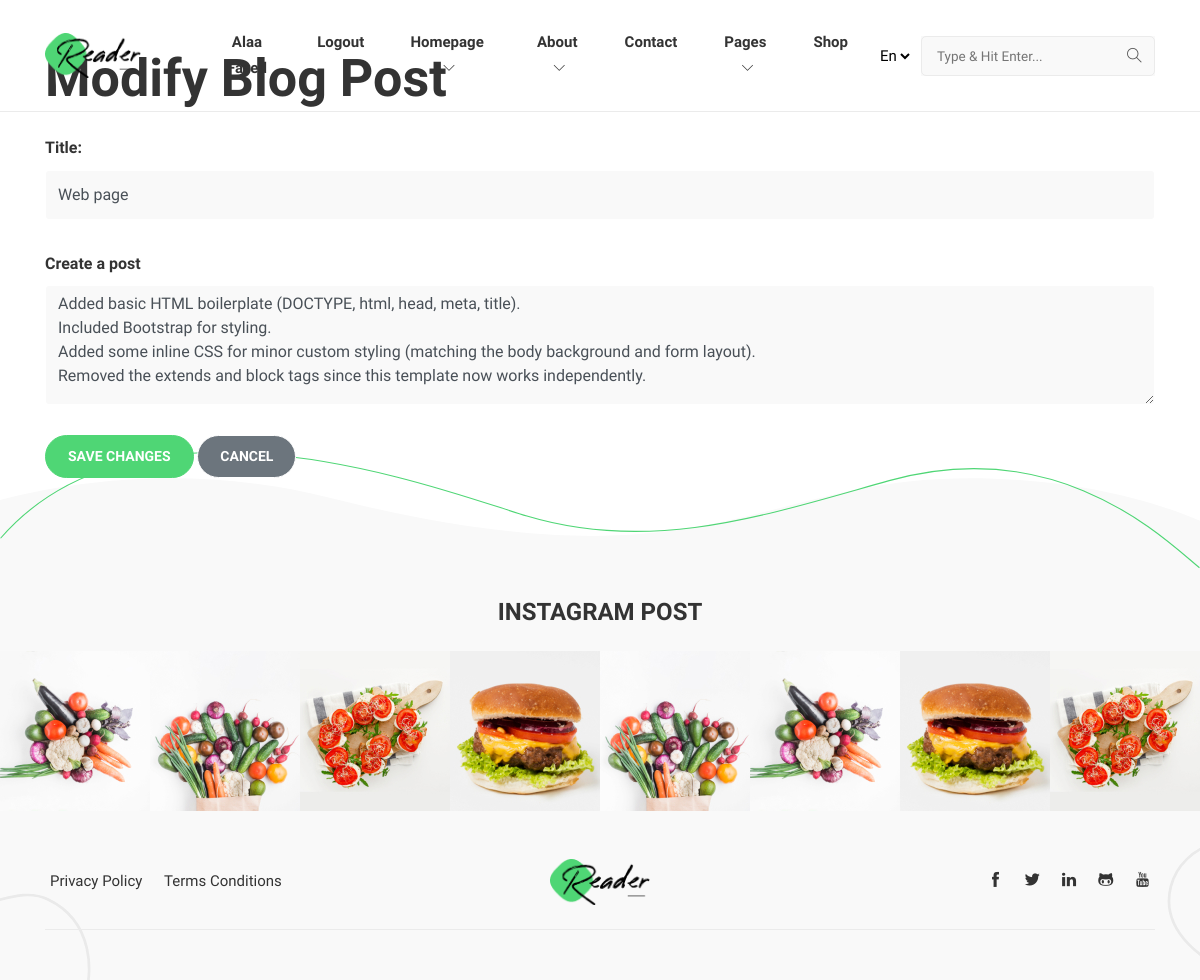
Screenshot of /modify?post_id=2 (signed in) with the database file from the repository.
### pencil/models.py (models this page shows, shortened)
class User(BaseModel, UserMixin):
    id  = db.Column(db.Integer(), primary_key=True, nullable=False)
    username = db.Column(db.String(length=30), nullable=False, unique=True)
    email = db.Column(db.String(length=50), nullable=False, unique=True)
    password_hash = db.Column(db.String(length=100), nullable=False)
    posts = db.relationship("Post", backref="owned_user", lazy=True)
    commentators = db.relationship("Comment", backref="owned_commentator", lazy=True)
    replies = db.relationship("ReplyComment", backref="owned_responder", lazy=True)
    small_replies = db.relationship("ChildReply", backref="who_reply", lazy=True)
    archives = db.relationship("Post", backref="user")
    profile = db.relationship("Profile", back_populates="users", uselist=False)
    store = db.relationship("Store", back_populates="owner", uselist=False)
    roles = db.relationship('Role', secondary='user_role', backref="user")
    buyer = db.relationship("Sales", backref="book_buyers", lazy=True)
    @property
    def password(self):
        return self.password

class Post(BaseModel):
    id  = db.Column(db.Integer(), primary_key=True, nullable=False)
    title = db.Column(db.String(length=50), nullable=False)
    content = db.Column(db.Text(), nullable=False)
    publication_date = db.Column(db.DateTime, default=datetime.utcnow())
    modification_date = db.Column(db.DateTime, default=datetime.utcnow())
    owner = db.Column(db.Integer(), db.ForeignKey("user.id"))
    profile_owner = db.Column(db.Integer(), db.ForeignKey("profile.id"))
    saved_posts = db.relationship("User", backref="post")
    post_comments = db.relationship("Comment", backref="owned_comments", lazy=True)

### pencil/routes.py (the view, shortened to what this page needs)
@app.route("/modify", methods=["POST", "GET"])
@login_required
def modify_post():
    post_id = request.args.get("post_id")
    if post_id:
        post = Post.query.filter_by(id=post_id).first()
        if not post:
            flash(f"The blog not found", category="danger")
            return redirect(url_for("home_page"))
        if current_user.id != post.owner:
            flash("You do not have permission to modify this blog.", category="danger")
            return redirect(url_for("blog_page"))
    form = PostForm(obj=post)
    return render_template("modify.html", form=form, post=post)

### pencil/forms.py
class PostForm(FlaskForm):
    title = StringField(label="Title:", validators=[Length(max=100), DataRequired()])
    content = TextAreaField(label="Create a post", validators=[DataRequired()])
    submit = SubmitField(label="Save")

### pencil/models.py (called while the page is built)
@login_manager.user_loader
def load_user(user_id):
    return User.query.get(int(user_id))

### pencil/templates/modify.html (shortened to what this page needs)
{% extends 'base.html' %}
{% block content %}
<body>
    <div class="container mt-5">
        <h1 class="mb-4">Modify Blog Post</h1>
        <form method="POST" action="{{ url_for('modify_post', post_id=post.id) }}">
            <div class="form-group">
                {{ form.title.label(class="form-label") }}
                {{ form.title(class="form-control") }}
            </div>
            <div class="form-group">
                {{ form.content.label(class="form-label") }}
                {{ form.content(class="form-control", rows="5") }}
            </div>
            <button type="submit" class="btn btn-primary">Save Changes</button>
            <a href="{{ url_for('blog_page', post_id=post.id) }}" class="btn btn-secondary">Cancel</a>
        </form>
    </div>
</body>
{% endblock %}

### pencil/templates/base.html (shortened to what this page needs)
<!DOCTYPE html>
<html lang="en-us"><head>
  <link rel="stylesheet" href="{{ url_for('static', filename='plugins/bootstrap/bootstrap.min.css') }}">
  <link rel="stylesheet" href="{{ url_for('static', filename='plugins/themify-icons/themify-icons.css') }}">
  <link rel="stylesheet" href="{{ url_for('static', filename='plugins/slick/slick.css') }}">
  <link rel="stylesheet" href="{{ url_for('static', filename='css/style.css') }}" media="screen">
</head>
<body>
<header class="navigation fixed-top">
  <div class="container">
    <nav class="navbar navbar-expand-lg navbar-white">
      <a class="navbar-brand order-1" href="index.html">
        <img class="img-fluid" width="100px" src="static/images/logo.png"
          alt="Reader | Hugo Personal Blog Template">
      </a>
      <div class="collapse navbar-collapse text-center order-lg-2 order-3" id="navigation">
        <ul class="navbar-nav mx-auto">
            {% if current_user.is_authenticated %}
            <ul class="navbar-nav">
                <li class="nav-item">
                    <a class="nav-link" style="color: lawngreen; font-weight: bold">
                    </a>
                </li>
                <li class="nav-item">
                    <a class="nav-link" href="{{ url_for('profile', profile_id=current_user.id) }}">{{ current_user.username }}</a>
                </li>
                <li class="nav-item">
                    <a class="nav-link" href="{{ url_for('logout_page') }}">Logout</a>
                </li>
            </ul>
          {% endif %}
          <li class="nav-item dropdown">
            <a class="nav-link" href="#" role="button" data-toggle="dropdown" aria-haspopup="true"
              aria-expanded="false">
              homepage <i class="ti-angle-down ml-1"></i>
            </a>
          </li>
          <li class="nav-item dropdown">
            <a class="nav-link" href="#" role="button" data-toggle="dropdown" aria-haspopup="true"
              aria-expanded="false">
              About <i class="ti-angle-down ml-1"></i>
            </a>
          </li>
          <li class="nav-item">
            <a class="nav-link" href="contact.html">Contact</a>
          </li>
          <li class="nav-item dropdown">
            <a class="nav-link" href="#" role="button" data-toggle="dropdown" aria-haspopup="true"
              aria-expanded="false">Pages <i class="ti-angle-down ml-1"></i>
            </a>
          </li>
          <li class="nav-item">
            <a class="nav-link" href="shop.html">Shop</a>
          </li>
        </ul>
      </div>
      <div class="order-2 order-lg-3 d-flex align-items-center">
        <select class="m-2 border-0 bg-transparent" id="select-language">
          <option id="en" value="" selected>En</option>
        </select>
        <form class="search-bar">
          <input id="search-query" name="s" type="search" placeholder="Type &amp; Hit Enter...">
        </form>
      </div>
    </nav>
  </div>
</header>
{% block content %}
{% endblock %}
 <footer class="footer">
    <svg class="footer-border" height="214" viewBox="0 0 2204 214" fill="none" xmlns="http://www.w3.org/2000/svg">
        <path d="M2203 213C2136.58 157.994 1942.77 -33.1996 1633.1 53.0486C1414.13 114.038 1200.92 188.208 967.765 118.127C820.12 73.7483 263.977 -143.754 0.999958 158.899"
        stroke-width="2" />
    </svg>
    <div class="instafeed text-center mb-5">
        <h2 class="h3 mb-4">INSTAGRAM POST</h2>
        <div class="instagram-slider">
          <div class="instagram-post"><img src="static/images/instagram/1.jpg"></div>
          <div class="instagram-post"><img src="static/images/instagram/2.jpg"></div>
          <div class="instagram-post"><img src="static/images/instagram/4.jpg"></div>
          <div class="instagram-post"><img src="static/images/instagram/3.jpg"></div>
          <div class="instagram-post"><img src="static/images/instagram/2.jpg"></div>
          <div class="instagram-post"><img src="static/images/instagram/1.jpg"></div>
          <div class="instagram-post"><img src="static/images/instagram/3.jpg"></div>
          <div class="instagram-post"><img src="static/images/instagram/4.jpg"></div>
        </div>
    </div>
    <div class="container">
        <div class="row align-items-center">
        <div class="col-md-5 text-center text-md-left mb-4">
            <ul class="list-inline footer-list mb-0">
              <li class="list-inline-item"><a href="privacy-policy.html">Privacy Policy</a></li>
              <li class="list-inline-item"><a href="terms-conditions.html">Terms Conditions</a></li>
            </ul>
        </div>
        <div class="col-md-2 text-center mb-4">
            <a href="index.html"><img class="img-fluid" width="100px" src="static/images/logo.png" alt="Reader | Hugo Personal Blog Template"></a>
        </div>
        <div class="col-md-5 text-md-right text-center mb-4">
            <ul class="list-inline footer-list mb-0">
            <li class="list-inline-item"><a href="#"><i class="ti-facebook"></i></a></li>
            <li class="list-inline-item"><a href="#"><i class="ti-twitter-alt"></i></a></li>
            <li class="list-inline-item"><a href="#"><i class="ti-linkedin"></i></a></li>
            <li class="list-inline-item"><a href="#"><i class="ti-github"></i></a></li>
            <li class="list-inline-item"><a href="#"><i class="ti-youtube"></i></a></li>
            </ul>
        </div>
        <div class="col-12">
            <div class="border-bottom border-default"></div>
        </div>
        </div>
    </div>
   </footer>
</body>
</html>

### pencil/static/css/style.css (style rules this page uses)
body { line-height: 1.7; font-family: "Nunito Sans", sans-serif; -webkit-font-smoothing: antialiased; color: #555; font-size: 15px; }
h1, h2, h3, h4, h5, h6, .h1, .h2, .h3, .h4, .h5, .h6 { color: #333; font-family: "Nunito Sans", sans-serif; font-weight: 800; line-height: 1.2; }
h1, .h1 { font-size: 52px; }
h2, .h2 { font-size: 36px; }
h3, .h3 { font-size: 24px; }
.btn { font-size: 14px; font-family: "Nunito Sans", sans-serif; font-weight: 700; text-transform: uppercase; padding: 10px 22px; border-radius: 50px; border: 1px solid; position: relative; z-index: 1; transition: 0.2s ease; }
.btn-primary { background: #4FD675; color: #fff; border-color: #4FD675; }
body { background-color: #fff; overflow-x: hidden; }
img { vertical-align: middle; border: 0; }
a, a:hover, a:focus { text-decoration: none; }
a, button, select { cursor: pointer; transition: 0.2s ease; }
.slick-slide { outline: 0; }
.border-default { border-color: #EBEBEB !important; }
.navigation { border-bottom: 1px solid #EBEBEB; transition: 0.2s ease; padding: 10px 0; }
.nav-item { margin: 0; }
.nav-item .nav-link { text-transform: capitalize; font-family: "Nunito Sans", sans-serif; font-weight: 600; }
.navbar-white .navbar-nav .nav-link { color: #333; }
.navbar-expand-lg .navbar-nav .nav-link { padding: 20px; }
.navbar { padding: 0; }
.navbar .dropdown i { font-size: 12px; }
.search-bar { position: relative; background-color: #F9F9F9; }
.search-bar input { background-color: transparent; border: 1px solid #EBEBEB; height: 40px; padding-left: 15px; position: relative; border-radius: 5px; z-index: 1; }
.search-bar input::placeholder { font-size: 90%; }
.search-bar::before { position: absolute; font-family: "themify"; content: "\e610"; font-size: 15px; right: 13px; top: 50%; transform: translateY(-50%); }
.form-group { margin-bottom: 30px; }
.form-group label { font-size: 16px; font-weight: 700; color: #333; }
.form-group .form-control { border-color: #EBEBEB; border: 1px solid transparent; background-color: #F9F9F9; height: 50px; }
.form-group textarea.form-control { height: 120px; }
.instagram-post img { height: 160px; width: 100%; -o-object-fit: cover; object-fit: cover; }
.footer { padding: 120px 0 50px; background-image: url(../images/backgrounds/footer-bg.svg); background-position: top center; background-repeat: no-repeat; background-size: cover; position: relative; }
.footer-list a { display: block; color: #333; padding: 5px; }
.footer-border { position: absolute; top: -75px; width: 100%; stroke: #4FD675; }

### rows the page displays
User: username "Alaa Fayed"
Post: title "Web page", content "Added basic HTML boilerplate (DOCTYPE, html, head, meta, title). Included Bootstrap for styling. Added some inline CSS for minor custom styling (matching the body background and form layout). Removed the extends and block tags since this template now works independently."
